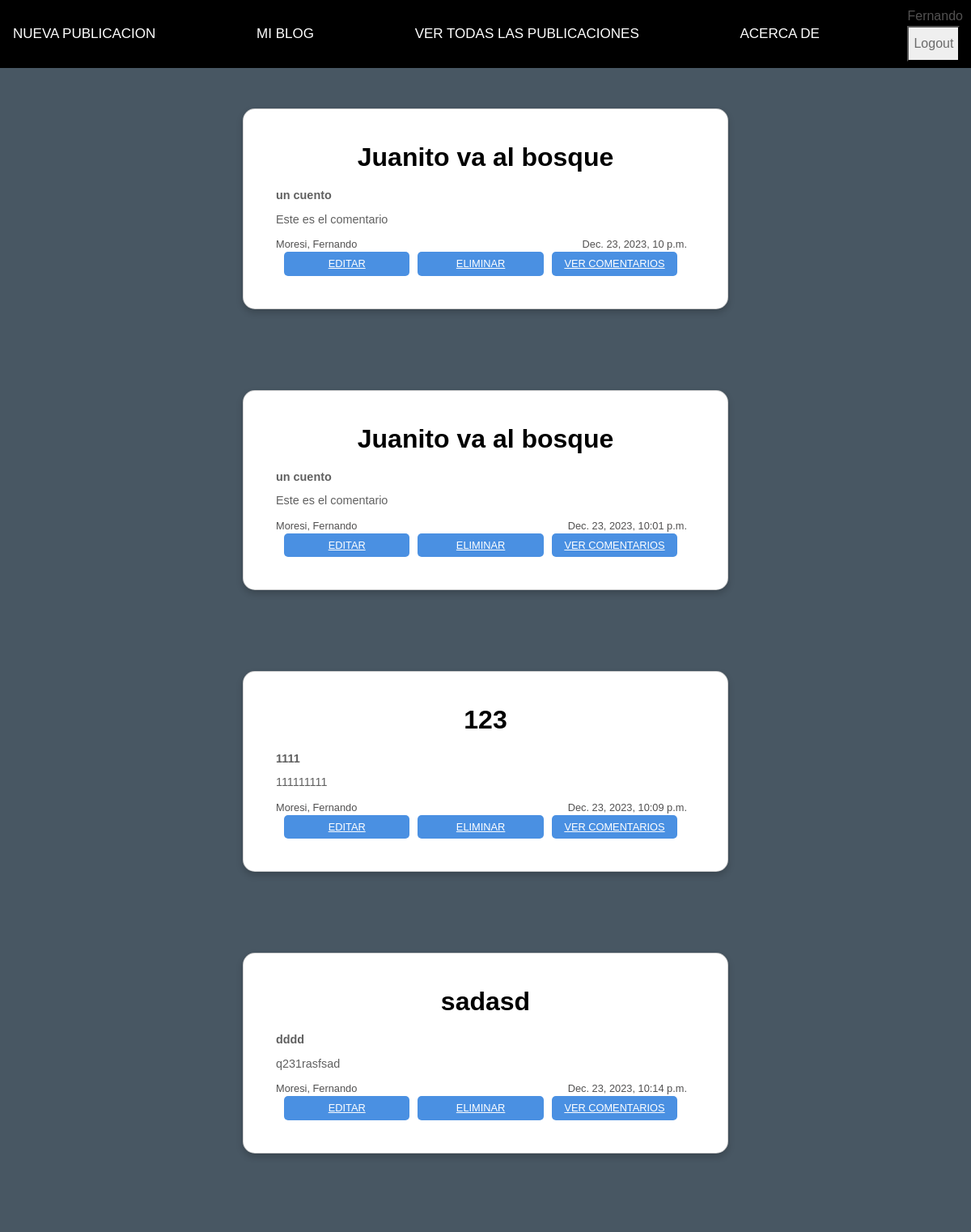
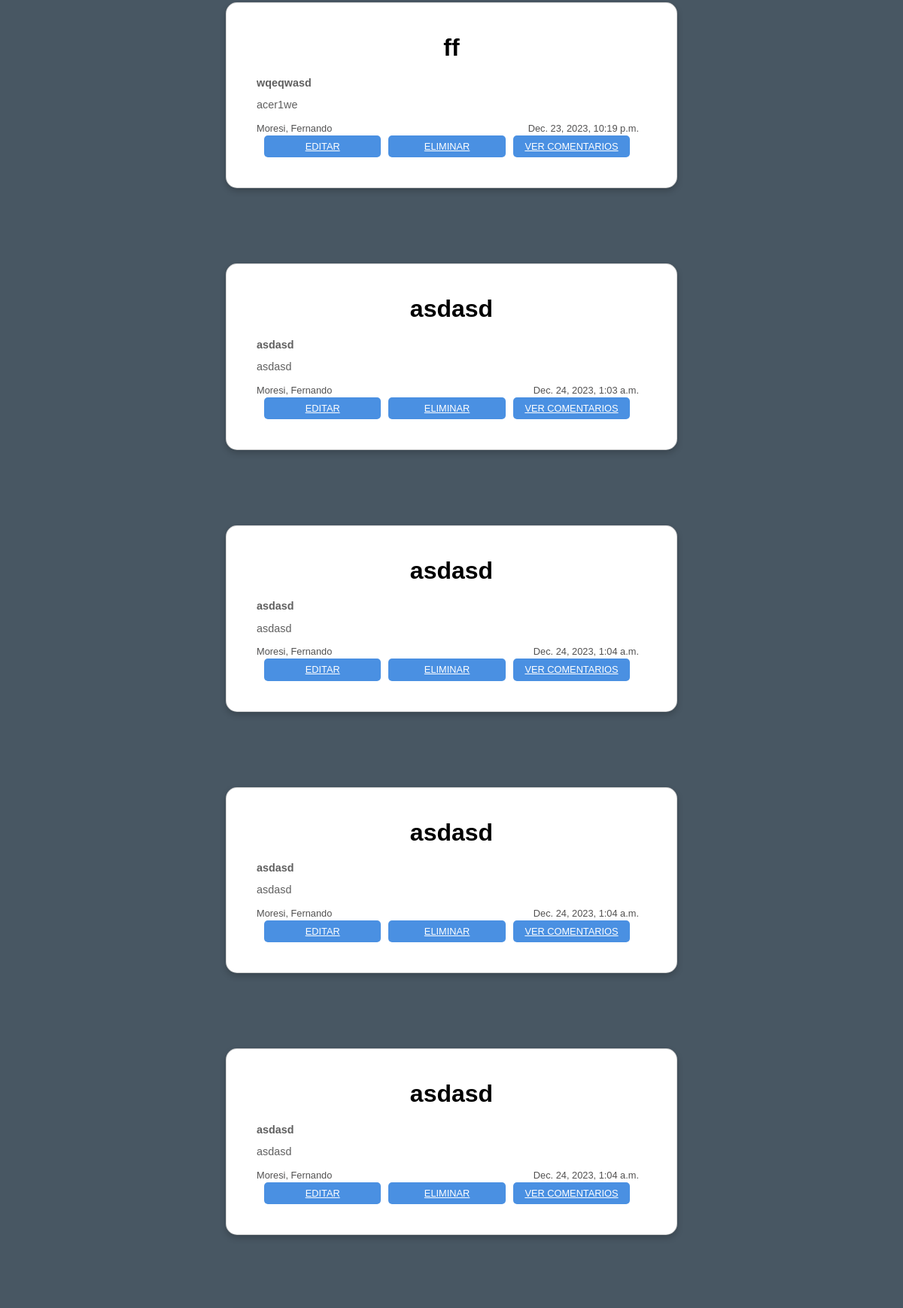
Page /Blog/MisPublicaciones/ (signed in, upper part) on the committed database (2 pictures, top to bottom).
### Blog/models.py (models this page shows, shortened)
class Publicacion(models.Model):
    autor = models.ForeignKey(User, on_delete=models.CASCADE)
    titulo = models.CharField(max_length=100,default = '')
    subtitulo = models.CharField(max_length=100,default = '')
    comentarios = models.CharField(max_length=3000,default = '')
    imagen = models.FileField(upload_to="media/posts", null=True, blank=True)
    fecha = models.DateTimeField(auto_now_add=True)

### Blog/views.py (the view)
# urls.py: path('MisPublicaciones/',views.mis_publicaciones,name='MiBlog'),
def mis_publicaciones(request):
    tm_publicaciones = Publicacion.objects.filter(autor=request.user.id)
    return render(request, 'blog/MisPublicaciones.html', {'tm_publicaciones': tm_publicaciones})

### Blog/templates/Blog/MisPublicaciones.html (shortened to what this page needs)
{% extends "Blog/base.html" %}
{% block contenidoQueCambia %}
<head>
</head>
<body>
    {% for x in tm_publicaciones %}
    <div class ="card">
        <h2>{{ x.titulo}}</h2>
        <h3>{{ x.subtitulo}}</h3>
        <p> {{ x.comentarios }}</p>
        <div class="author-date">
            <span>{{x.autor.last_name}}, {{x.autor.first_name}}</span>
            <span>{{x.fecha}}</span>
        </div>
        <div style="display: flex;">
            <button class="boton">
                <a href="{% url 'Blog:NuevaPubli' %}" style="color: white;">EDITAR</a>
            </button>
            <button class="boton">
                <a href="{% url 'Blog:NuevaPubli' %}" style="color: white;">ELIMINAR</a>
            </button>
            <button class="boton">
                <a href="{% url 'Blog:NuevaPubli' %}" style="color: white;">VER COMENTARIOS</a>
            </button>
        </div>
    </div>
    {% endfor %}
</body>
{% endblock %}

### Blog/templates/Blog/base.html (shortened to what this page needs)
{% load static %}
<!DOCTYPE html>
<html lang="en">
    <head>
        <link href="https://cdn.jsdelivr.net/npm/bootstrap-icons@1.5.0/font/bootstrap-icons.css" rel="stylesheet" type="text/css" />
        <link href="{% static 'blog/css/styles.css'  %}" rel="stylesheet" />
</head>
<body>
    <div class="navbar">
        {% if user.is_authenticated %}
            <a href="{% url 'Blog:NuevaPubli' %}">NUEVA PUBLICACION</a>
            <a href="{% url 'Blog:MiBlog' %}">MI BLOG</a>
            <a href="{% url 'Blog:blog' %}">VER TODAS LAS PUBLICACIONES</a>
            <a href="{% url 'Blog:About' %}">ACERCA DE</a>
            <div>
                <span>{{ user.first_name }}</span>
                <form method="post" action="{% url 'Blog:logout' %}">
                    <button type="submit" class="navbar-text">Logout</button>
                </form>
            </div>
        {% else %}
            <a class="navbar-brand" href="{% url 'Blog:login' %}">Login</a>
            <a class="navbar-brand" href="{% url 'Blog:registro' %}">Registrar usuario</a>
        {% endif %}
    </div>
        {% block contenidoQueCambia %}
        {% endblock %}
    </body>
</html>

### Blog/templates/Blog/base.html (style rules this page uses)
body { background-color: #485763; color: #FFFFFF; font-family: Arial, Helvetica, sans-serif; justify-content: center; min-height: 100vh; flex-direction: column; }
span { color: rgb(82, 81, 81) ; padding-right: 10px; }
.navbar { background-color: black; overflow: hidden; text-align: left; }
.navbar a { display: block; color: white; text-align: center; padding: 14px 16px; text-decoration: none; font-size: 17px; }

### Blog/templates/Blog/MisPublicaciones.html (style rules this page uses)
body { background-color: #485763; color: #FFFFFF; font-family: Arial, Helvetica, sans-serif; display: flex; justify-content: center; min-height: 100vh; flex-direction: column; }
.card { background-color: white; padding: 40px; border-radius: 15px; box-shadow: 0 4px 8px 0 rgba(0, 0, 0, 0.2); width: 50%; margin: 50px auto; text-align: center; }
.card h2 { margin-bottom: 20px; color: black; }
.card h3 { text-align: left; font-size: 0.9em; color: #606060; margin-bottom: 10px; }
.card p { text-align: left; font-size: 0.9em; color: #606060; margin-bottom: 10px; }
.card .author-date { display: flex; justify-content: space-between; font-size: 0.8em; color: #606060; }
.card .boton { background-color: #4a90e2; color: white; font-size: 0.8em; padding: 5px; border: none; border-radius: 5px; cursor: pointer; margin-left: 10px; width: 30%; }

### rows in the picture
Publicacion: titulo "Juanito va al bosque", subtitulo "un cuento", comentarios "Este es el comentario", autor.last_name "Moresi", autor.first_name "Fernando", fecha "Dec. 23, 2023, 10 p.m."
Publicacion: titulo "Juanito va al bosque", subtitulo "un cuento", comentarios "Este es el comentario", autor.last_name "Moresi", autor.first_name "Fernando", fecha "Dec. 23, 2023, 10:01 p.m."
Publicacion: titulo "123", subtitulo "1111", comentarios "111111111", autor.last_name "Moresi", autor.first_name "Fernando", fecha "Dec. 23, 2023, 10:09 p.m."
Publicacion: titulo "sadasd", subtitulo "dddd", comentarios "q231rasfsad", autor.last_name "Moresi", autor.first_name "Fernando", fecha "Dec. 23, 2023, 10:14 p.m."
Publicacion: titulo "ff", subtitulo "wqeqwasd", comentarios "acer1we", autor.last_name "Moresi", autor.first_name "Fernando", fecha "Dec. 23, 2023, 10:19 p.m."
Publicacion: titulo "asdasd", subtitulo "asdasd", comentarios "asdasd", autor.last_name "Moresi", autor.first_name "Fernando", fecha "Dec. 24, 2023, 1:03 a.m."
Publicacion: titulo "asdasd", subtitulo "asdasd", comentarios "asdasd", autor.last_name "Moresi", autor.first_name "Fernando", fecha "Dec. 24, 2023, 1:04 a.m."
Publicacion: titulo "asdasd", subtitulo "asdasd", comentarios "asdasd", autor.last_name "Moresi", autor.first_name "Fernando", fecha "Dec. 24, 2023, 1:04 a.m."
Publicacion: titulo "asdasd", subtitulo "asdasd", comentarios "asdasd", autor.last_name "Moresi", autor.first_name "Fernando", fecha "Dec. 24, 2023, 1:04 a.m."

### other values in the picture
{{ user.first_name }} "Fernando"
